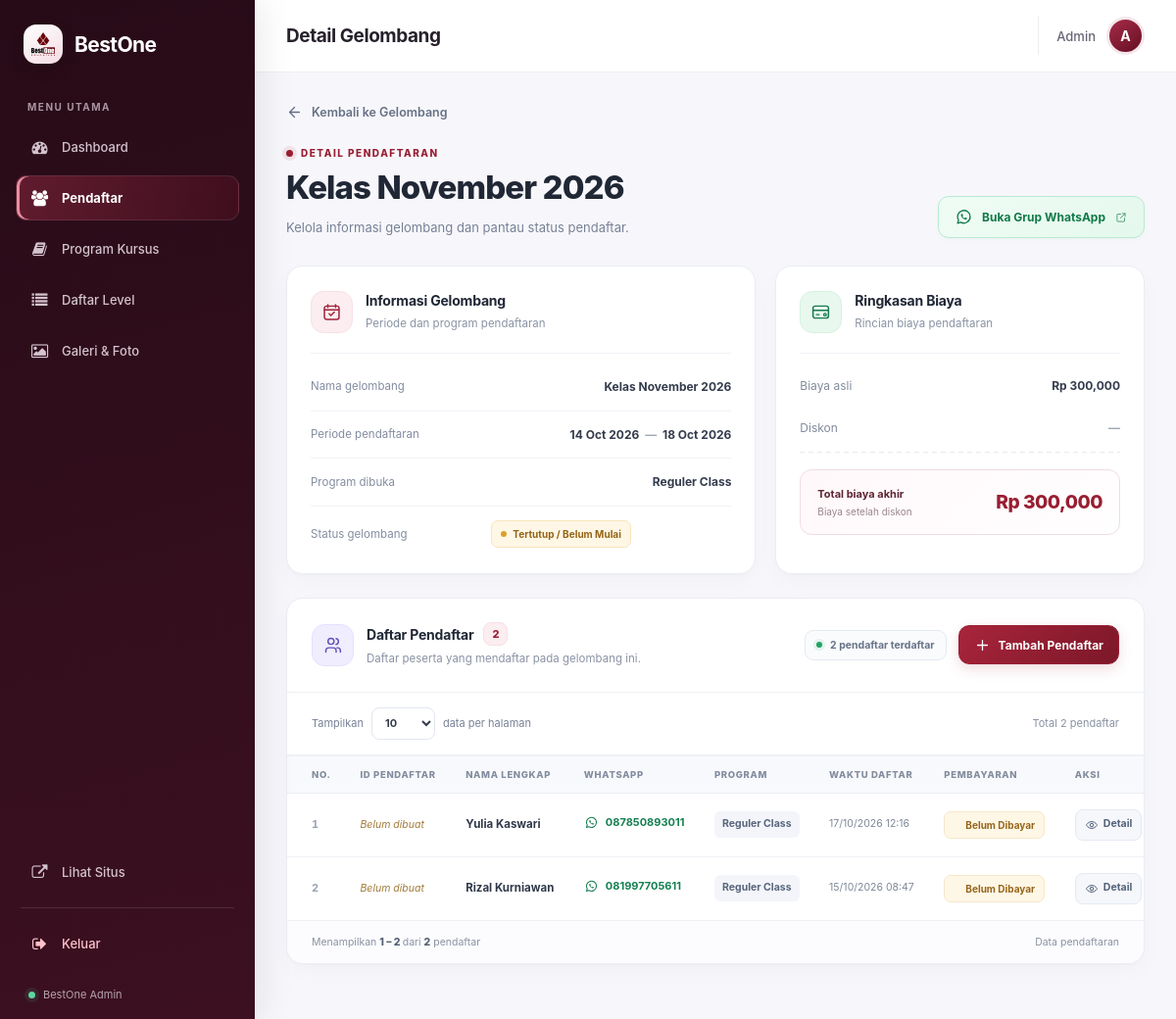
Page /admin/pendaftar/detail/1 (signed in) on the committed database.
### models/database.py (models this page shows, shortened)
class Periode(db.Model):
    __tablename__ = 'periode'
    id = db.Column(db.Integer, primary_key=True)
    nama = db.Column(db.String(100), nullable=False)
    mulai = db.Column(db.DateTime)
    selesai = db.Column(db.DateTime)
    kelas_mulai = db.Column(db.DateTime)
    program_dibuka = db.Column(db.String(255))
    level_dibuka = db.Column(db.Text, nullable=True)
    biaya = db.Column(db.Integer)
    diskon = db.Column(db.Integer)
    link_grup_wa = db.Column(db.String(255))
    dibuat_pada = db.Column(db.DateTime, default=db.func.now())
    pendaftar = db.relationship('Pendaftar', backref='periode', lazy=True, cascade='all, delete-orphan')
    @property
    def biaya_akhir(self):
        if not self.biaya:
            return 0
        if not self.diskon:
            return self.biaya
        return int(self.biaya * (100 - self.diskon) / 100)
    @property
    def sedang_aktif(self):
        from datetime import datetime
        sekarang = datetime.now()
        if self.mulai and self.selesai:
            return self.mulai <= sekarang <= self.selesai
        if self.mulai:
            return sekarang >= self.mulai
        if self.selesai:
            return sekarang <= self.selesai
        return False

class Pendaftar(db.Model):
    __tablename__ = 'pendaftar'
    id = db.Column(db.Integer, primary_key=True)
    periode_id = db.Column(db.Integer, db.ForeignKey('periode.id'), nullable=False)
    nama = db.Column(db.String(100), nullable=False)
    whatsapp = db.Column(db.String(20))
    program = db.Column(db.String(100))
    level = db.Column(db.String(20), nullable=True)
    email = db.Column(db.String(100), nullable=True)
    alamat = db.Column(db.Text, nullable=True)
    jenis_kelamin = db.Column(db.String(10))
    tempat_lahir = db.Column(db.String(100))
    tanggal_lahir = db.Column(db.Date)
    nomor_identitas = db.Column(db.String(50))
    telepon = db.Column(db.String(20))
    provinsi = db.Column(db.String(100))
    kabupaten = db.Column(db.String(100))
    kecamatan = db.Column(db.String(100))
    kelurahan = db.Column(db.String(100))
    pendidikan = db.Column(db.String(50))
    tujuan_belajar = db.Column(db.String(50))
    sumber_info = db.Column(db.String(50))
    catatan = db.Column(db.Text, nullable=True)
    waktu_daftar = db.Column(db.DateTime, default=db.func.now())
    status = db.Column(db.String(20), default='Baru')
    id_pendaftar = db.Column(db.String(20), unique=True)
    sudah_bayar = db.Column(db.Boolean, default=False)

### routes/admin/pendaftar.py (the view)
@pendaftar_bp.route('/pendaftar/detail/<int:periode_id>')
def detail(periode_id):
    cek = cek_login()
    if cek:
        return cek
    periode = Periode.query.get_or_404(periode_id)
    page = request.args.get('page', 1, type=int)
    per_page = request.args.get('per_page', 10, type=int)
    pilihan_per_page = [10, 15, 25, 50, 100]
    if per_page not in pilihan_per_page:
        per_page = 10
    query = Pendaftar.query.filter_by(
        periode_id=periode.id
    ).order_by(
        Pendaftar.waktu_daftar.desc()
    )
    pagination = query.paginate(
        page=page,
        per_page=per_page,
        error_out=False
    )
    return render_template(
        'admin/detail_pendaftar.html',
        halaman='pendaftar',
        periode=periode,
        daftar_pendaftar=pagination.items,
        pagination=pagination,
        per_page=per_page,
        pilihan_per_page=pilihan_per_page
    )

### app.py (called while the page is built)
@app.before_request
def force_https():
    if request.headers.get("X-Forwarded-Proto") == "https":
        request.environ["wsgi.url_scheme"] = "https"

### routes/admin/pendaftar.py (called while the page is built)
def cek_login():
    if not session.get('admin_logged_in'):
        return redirect(url_for('login.login'))

### templates/admin/detail_pendaftar.html (shortened to what this page needs)
{% extends "admin/base_admin.html" %}
{% block judul_halaman %}Detail Gelombang{% endblock %}
{% block isi %}
<div class="detail-gelombang">
  <header class="dg-header">
    <div class="dg-header-kiri">
      <a href="{{ url_for('admin_pendaftar.pendaftar') }}" class="dg-btn-kembali">
        <svg viewBox="0 0 24 24" fill="none" aria-hidden="true">
          <path d="M19 12H5M12 19l-7-7 7-7"
                stroke="currentColor" stroke-width="1.8"
                stroke-linecap="round" stroke-linejoin="round"/>
        </svg>
        <span>Kembali ke Gelombang</span>
      </a>
      <div class="dg-judul-wrapper">
        <div class="dg-eyebrow">
          <span class="dg-eyebrow-dot"></span>
          DETAIL PENDAFTARAN
        </div>
        <h1>{{ periode.nama }}</h1>
        <p>Kelola informasi gelombang dan pantau status pendaftar.</p>
      </div>
    </div>
    {% if periode.link_grup_wa %}
    <a href="{{ periode.link_grup_wa }}"
       target="_blank"
       rel="noopener noreferrer"
       class="dg-btn-wa">
      Buka Grup WhatsApp
    </a>
    {% endif %}
  </header>
  <section class="dg-ringkasan">
    <article class="dg-card dg-card-info">
      <div class="dg-card-heading">
        <div class="dg-card-icon dg-icon-merah">
        </div>
        <div>
          <h2>Informasi Gelombang</h2>
          <p>Periode dan program pendaftaran</p>
        </div>
      </div>
      <div class="dg-info-list">
        <div class="dg-info-row">
          <span class="dg-info-label">Nama gelombang</span>
          <strong class="dg-info-value">{{ periode.nama }}</strong>
        </div>
        <div class="dg-info-row">
          <span class="dg-info-label">Periode pendaftaran</span>
          <strong class="dg-info-value">
            {% if periode.mulai and periode.selesai %}
              {{ periode.mulai.strftime('%d %b %Y') }}
              <span class="dg-sampai">—</span>
              {{ periode.selesai.strftime('%d %b %Y') }}
            {% else %}
              —
            {% endif %}
          </strong>
        </div>
        <div class="dg-info-row">
          <span class="dg-info-label">Program dibuka</span>
          <strong class="dg-info-value">{{ periode.program_dibuka }}</strong>
        </div>
        <div class="dg-info-row dg-info-row-status">
          <span class="dg-info-label">Status gelombang</span>
          {% if periode.sedang_aktif %}
            <span class="dg-badge dg-badge-aktif">
              <span class="dg-status-dot"></span>
              Sedang Dibuka
            </span>
          {% else %}
            <span class="dg-badge dg-badge-tutup">
              <span class="dg-status-dot"></span>
              Tertutup / Belum Mulai
            </span>
          {% endif %}
        </div>
      </div>
    </article>
    <article class="dg-card dg-card-biaya">
      <div class="dg-card-heading">
        <div class="dg-card-icon dg-icon-hijau">
        </div>
        <div>
          <h2>Ringkasan Biaya</h2>
          <p>Rincian biaya pendaftaran</p>
        </div>
      </div>
      <div class="dg-biaya-list">
        <div class="dg-biaya-row">
          <span>Biaya asli</span>
          <strong>Rp {{ "{:,}".format(periode.biaya or 0) }}</strong>
        </div>
        <div class="dg-biaya-row">
          <span>Diskon</span>
          {% if periode.diskon %}
            <span class="dg-diskon">-{{ periode.diskon }}%</span>
          {% else %}
            <strong class="dg-nilai-netral">—</strong>
          {% endif %}
        </div>
        <div class="dg-biaya-pemisah"></div>
        <div class="dg-biaya-total">
          <div>
            <span>Total biaya akhir</span>
            <small>Biaya setelah diskon</small>
          </div>
          <strong>Rp {{ "{:,}".format(periode.biaya_akhir) }}</strong>
        </div>
      </div>
    </article>
  </section>
  <section class="dg-card dg-card-pendaftar">
    <div class="dg-pendaftar-heading">
      <div class="dg-pendaftar-title">
        <div class="dg-card-icon dg-icon-ungu">
        </div>
        <div>
          <div class="dg-pendaftar-title-line">
            <h2>Daftar Pendaftar</h2>
            <span class="dg-count">{{ pagination.total }}</span>
          </div>
          <p>Daftar peserta yang mendaftar pada gelombang ini.</p>
        </div>
      </div>
      <div class="dg-pendaftar-header-actions">
        <div class="dg-total-pendaftar">
          <span class="dg-total-dot"></span>
          {{ pagination.total }} pendaftar terdaftar
        </div>
        <a
          href="{{ url_for('admin_pendaftar.tambah_manual', periode_id=periode.id) }}"
          class="dg-btn-tambah-pendaftar"
        >
          <svg viewBox="0 0 24 24" fill="none" aria-hidden="true">
            <path
              d="M12 5v14M5 12h14"
              stroke="currentColor"
              stroke-width="1.8"
              stroke-linecap="round"
            />
          </svg>
          <span>Tambah Pendaftar</span>
        </a>
      </div>
    </div>
    <div class="dg-pagination-toolbar">
      <div class="dg-pagination-info">
        Tampilkan
        <form method="GET"
              action="{{ request.path }}"
              class="dg-per-page-form">
          <select name="per_page"
                  aria-label="Jumlah data per halaman"
                  onchange="this.form.submit()">
            {% for jumlah in pilihan_per_page %}
              <option value="{{ jumlah }}"
                      {% if per_page == jumlah %}selected{% endif %}>
                {{ jumlah }}
              </option>
            {% endfor %}
          </select>
        </form>
        data per halaman
      </div>
      <div class="dg-pagination-total">
        Total {{ pagination.total }} pendaftar
      </div>
    </div>
    <div class="dg-tabel-scroll">
      <table class="dg-tabel">
        <thead>
          <tr>
            <th class="dg-th-no">No.</th>
            <th>ID Pendaftar</th>
            <th>Nama Lengkap</th>
            <th>WhatsApp</th>
            <th>Program</th>
            <th>Waktu Daftar</th>
            <th>Pembayaran</th>
            <th class="dg-th-aksi">Aksi</th>
          </tr>
        </thead>
        <tbody>
          {% if daftar_pendaftar %}
            {% for p in daftar_pendaftar %}
            <tr>
              <td class="dg-nomor">
                {{ (pagination.page - 1) * pagination.per_page + loop.index }}
              </td>
              <td>
                {% if p.sudah_bayar %}
                  <span class="dg-id-pendaftar">{{ p.id_pendaftar }}</span>
                {% else %}
                  <span class="dg-id-belum">Belum dibuat</span>
                {% endif %}
              </td>
              <td>
                <div class="dg-nama-pendaftar">{{ p.nama }}</div>
              </td>
              <td>
                <a href="https://wa.me/{{ p.whatsapp | replace('-','') | replace(' ','') }}"
                   target="_blank"
                   rel="noopener noreferrer"
                   class="dg-link-wa">
                  {{ p.whatsapp }}
                </a>
              </td>
              <td>
                <span class="dg-program">{{ p.program }}</span>
              </td>
              <td class="dg-waktu">
                {{ p.waktu_daftar.strftime('%d/%m/%Y %H:%M') if p.waktu_daftar else '-' }}
              </td>
              <td>
                {% if p.sudah_bayar %}
                  <span class="dg-badge dg-badge-lunas">
                    <svg viewBox="0 0 20 20" fill="none" aria-hidden="true">
                      <path d="m5 10 3.2 3.2L15 6.5"
                            stroke="currentColor" stroke-width="1.8"
                            stroke-linecap="round" stroke-linejoin="round"/>
                    </svg>
                    Sudah Dibayar
                  </span>
                {% else %}
                  <span class="dg-badge dg-badge-menunggu">
                    <span class="dg-status-dot"></span>
                    Belum Dibayar
                  </span>
                {% endif %}
              </td>
              <td class="dg-aksi">
                <div class="dg-aksi-group">
                  <a href="{{ url_for(
                                'admin_pendaftar.detail_data',
                                pendaftar_id=p.id
                            ) }}"
                    class="dg-btn-aksi dg-btn-detail"
                    title="Detail gelombang"
                    aria-label="Detail gelombang">
                    <svg viewBox="0 0 24 24" fill="none" aria-hidden="true">
                      <path d="M2.5 12s3.5-6 9.5-6 9.5 6 9.5 6-3.5 6-9.5 6-9.5-6-9.5-6Z"
                            stroke="currentColor" stroke-width="1.7"
                            stroke-linejoin="round"/>
                      <circle cx="12" cy="12" r="3"
                              stroke="currentColor" stroke-width="1.7"/>
                    </svg>
                    <span>Detail</span>
                  </a>
                </div>
              </td>
            </tr>
            {% endfor %}
          {% endif %}
        </tbody>
      </table>
    </div>
    <footer class="dg-tabel-footer">
      <span>
        Menampilkan
        <strong>
          {% if pagination.total > 0 %}
            {{ (pagination.page - 1) * pagination.per_page + 1 }}
            –
            {{ (pagination.page - 1) * pagination.per_page
              + pagination.items|length }}
          {% else %}
            0
          {% endif %}
        </strong>
        dari <strong>{{ pagination.total }}</strong> pendaftar
      </span>
      <span class="dg-footer-secure">
        Data pendaftaran
      </span>
    </footer>
  </section>
</div>
{% endblock %}

### static/css/admin/base.css (style rules this page uses)
* { margin: 0; padding: 0; box-sizing: border-box; }
body { font-family: system-ui, -apple-system, sans-serif; background: #f4f6f9; color: #1f2937; min-height: 100vh; }
:root { --admin-primary: #8e1932; --admin-primary-dark: #650e22; --admin-sidebar: #270b17; --admin-sidebar-bottom: #3c1021; --admin-text: #20202b; --admin-muted: #8b8b9b; --admin-border: #eeedf2; --admin-bg: #f7f7fb; --admin-radius: 14px; }
body { background: var(--admin-bg); color: var(--admin-text); font-family: Inter, system-ui, -apple-system, sans-serif; }

### rows in the picture
Periode: nama "Kelas November 2026", mulai "14 Oct 2026", selesai "18 Oct 2026", program_dibuka "Reguler Class", biaya "300,000", biaya_akhir "300,000"
Pendaftar: (pagination.page-1)*pagination.per_page+loop.index "1", sudah_bayar "Belum dibuat", nama "Yulia Kaswari", whatsapp "087850893011", program "Reguler Class", waktu_daftar "17/10/2026 12:16"
Pendaftar: (pagination.page-1)*pagination.per_page+loop.index "2", sudah_bayar "Belum dibuat", nama "Rizal Kurniawan", whatsapp "081997705611", program "Reguler Class", waktu_daftar "15/10/2026 08:47"

### other values in the picture
{{ pagination.total }} "2"
{{ (pagination.page - 1) * pagination.per_page + 1 }} "1"
form field per_page "10"
